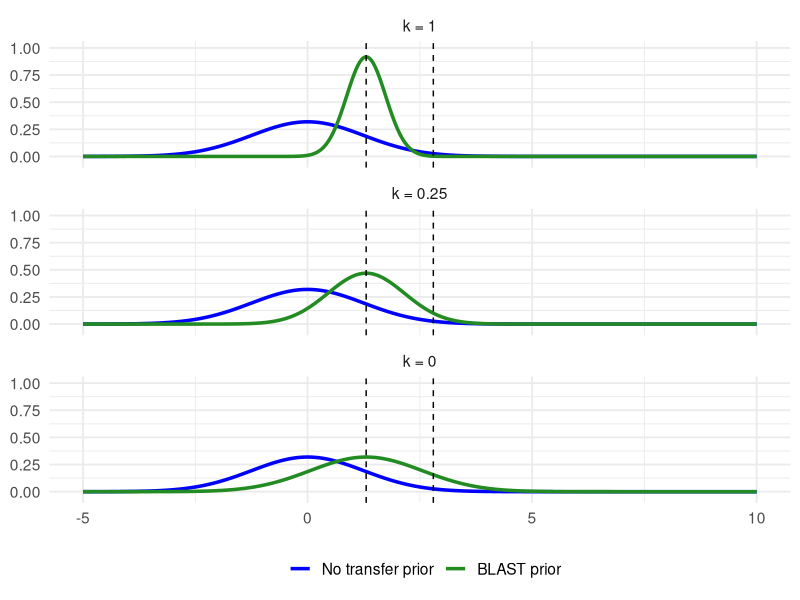

Here is the R script that generated this plot:
library(ggplot2)
library(dplyr)

params_fn = function(XtY, XtX, tau, alpha, k){
  mu_pr = (alpha*XtX + tau)^(-1) * (alpha*XtY)
  sig_pr = (k*alpha*XtX + tau)^(-1)
  uninf_sig = 1/tau
  return(list(mu_pr = mu_pr, sig_pr = sig_pr, uninf_sig = uninf_sig))
}

XtY = 0.2
XtX = 0.1
tau = 0.8
alpha = 15

params_1 = params_fn(XtY, XtX, tau, alpha, 1)
params_2 = params_fn(XtY, XtX, tau, alpha, 0.25)
params_3 = params_fn(XtY, XtX, tau, alpha, 0)

x <- seq(-5, 10, length.out = 500)

# Helper function to create data for each facet
make_df <- function(mu, sigma, label, uninf_sig) {
  data.frame(
    x = rep(x, 2),
    density = c(
      dnorm(x, 0, uninf_sig),   # baseline prior
      dnorm(x, mu, sigma)       # pi(beta)
    ),
    dist = factor(rep(c("No transfer prior", "BLAST prior"), each = length(x)),
                  levels = c("No transfer prior", "BLAST prior")),
    facet = label
  )
}

# Build data
df <- bind_rows(
  make_df(params_1$mu_pr, params_1$sig_pr, "k = 1", params_1$uninf_sig),
  make_df(params_2$mu_pr, params_2$sig_pr, "k = 0.25", params_2$uninf_sig),
  make_df(params_3$mu_pr, params_3$sig_pr, "k = 0", params_3$uninf_sig)
)

# Make facet a factor with levels in desired order
df$facet <- factor(df$facet, levels = c("k = 1", "k = 0.25", "k = 0"))

# Faceted plot
ggplot(df, aes(x = x, y = density, color = dist)) +
  geom_line(size = 1.2) +
  facet_wrap(~facet, nrow = 3) +
  scale_color_manual(values = c("No transfer prior" = "blue", "BLAST prior" = "forestgreen")) +
  geom_vline(xintercept = 2.8, linetype = "dashed", color = "black") +
  geom_vline(xintercept = params_1$mu_pr, linetype = "dashed", color = "black") +
  #annotate("text", x = params_1$mu_pr, y = -0.04, label = expression(mu[pr]), hjust = 1) +
  #annotate("text", x = 4.5, y = -0.04, label = expression(beta^"*"), hjust = 1) +
  labs(x = NULL,y = NULL, color = "") +
  coord_cartesian(ylim = c(-0.05, max(df$density) * 1.1)) +
  theme_minimal(base_size = 14) +
  theme(legend.position = "bottom")

